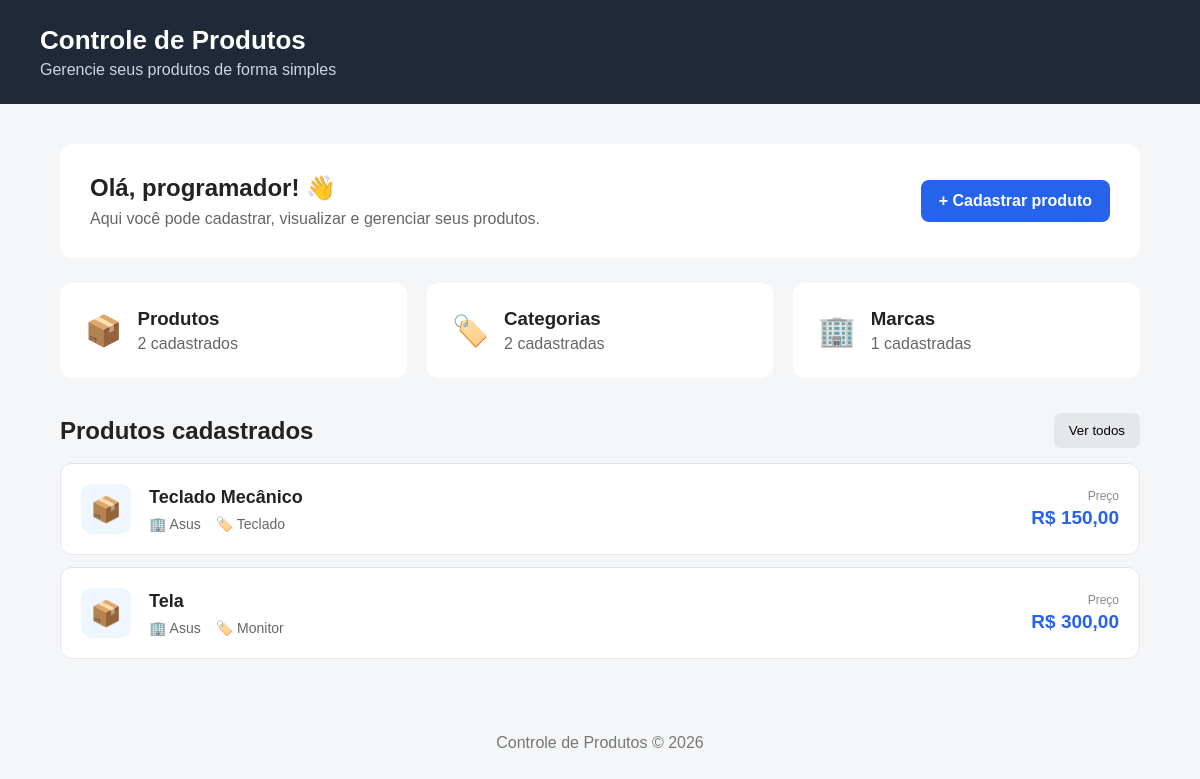
Before: / with the older database file.
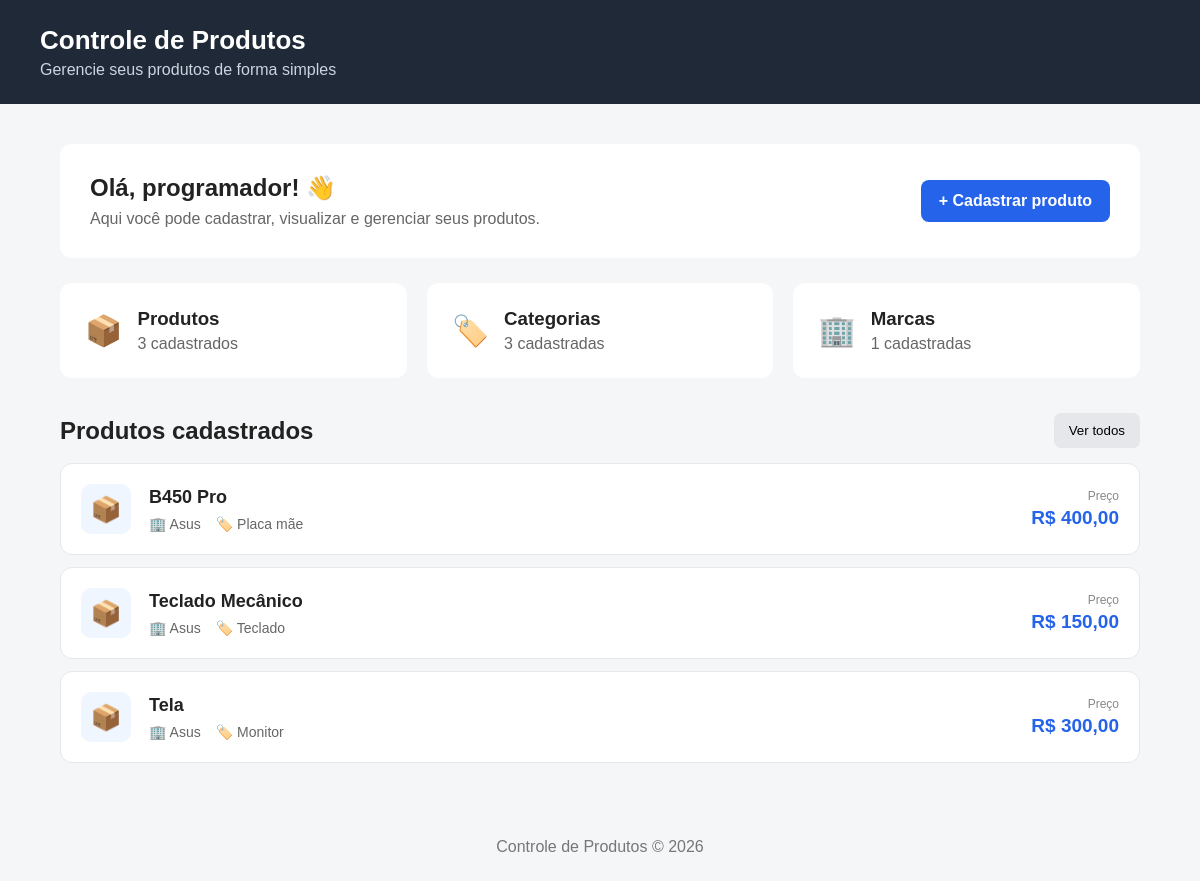
After: the same page with the newer database file.
### core/models.py (models this page shows, shortened)
class Product(models.Model):
    title = models.CharField(max_length=100,verbose_name='Titulo')
    brand = models.ForeignKey(Brand,on_delete=models.CASCADE,verbose_name='Marca')
    category = models.ForeignKey('Category',on_delete=models.PROTECT,related_name='products',verbose_name='Categoria')
    is_active = models.BooleanField(default=True,verbose_name='Ativo')
    description = models.TextField(null=True,blank=True,verbose_name='Descrição')
    created_at = models.DateTimeField(auto_now_add=True,verbose_name='Criado em')
    updated_at = models.DateTimeField(auto_now=True,verbose_name='Atualizado em')
    price = models.DecimalField(max_digits=10, decimal_places=2,verbose_name='Preço')
    class Meta:
        verbose_name = 'Produto'
        verbose_name_plural = 'Produtos'
        ordering = ['title']

class Brand(models.Model):
    name = models.CharField(max_length=100,verbose_name='Nome')
    is_active = models.BooleanField(default=True,verbose_name='Ativo')
    description = models.TextField(null=True,blank=True,verbose_name='Descrição')
    created_at = models.DateTimeField(auto_now_add=True,verbose_name='Criado em')
    updated_at = models.DateTimeField(auto_now=True,verbose_name='Atualizado em')
    class Meta:
        verbose_name = 'Marca'
        verbose_name_plural = 'Marcas'
        ordering = ['name']
    def __str__(self):
        return self.name

class Category(models.Model):
    name = models.CharField(max_length=100,verbose_name='Nome')
    is_active = models.BooleanField(default=True,verbose_name='Ativo')
    description = models.TextField(null=True,blank=True,verbose_name='Descrição')
    created_at = models.DateTimeField(auto_now_add=True,verbose_name='Criado em')
    updated_at = models.DateTimeField(auto_now=True,verbose_name='Atualizado em')
    class Meta:
        verbose_name = 'Categoria'
        verbose_name_plural = 'Categorias'
        ordering = ['name']
    def __str__(self):
        return self.name

### core/views.py (the view)
# urls.py: path('', views.index,name='index'),
def index(request):
    produtos = Product.objects.all()
    quantidade_produtos = Product.objects.count()
    quantidade_categorias = Category.objects.count()
    quantidade_marcas = Brand.objects.count()
    contexto = {
        'produtos': produtos,
        'quantidade_produtos': quantidade_produtos,
        'quantidade_categorias': quantidade_categorias,
        'quantidade_marcas': quantidade_marcas,
    }
    return render(request, 'pages/index.html', contexto)

### core/templates/pages/index.html (shortened to what this page needs)
{% load static %}
<!DOCTYPE html>
<html lang="pt-br">
<head>
    <link rel="stylesheet" href="{% static 'css/style.css' %}">
</head>
<body>
    <header class="cabecalho">
        <div class="logo">
            <h1>Controle de Produtos</h1>
            <p>Gerencie seus produtos de forma simples</p>
        </div>
    </header>
    <main class="container">
        <section class="boas-vindas">
            <div>
                <h2>Olá, programador! 👋</h2>
                <p>
                    Aqui você pode cadastrar, visualizar e gerenciar
                    seus produtos.
                </p>
            </div>
            <a href="#" class="botao">
                + Cadastrar produto
            </a>
        </section>
        <section class="resumo">
            <div class="card">
                <span class="icone">📦</span>
                <div>
                    <h3>Produtos</h3>
                    <p>
                        {{ quantidade_produtos }} cadastrados
                    </p>
                </div>
            </div>
            <div class="card">
                <span class="icone">🏷️</span>
                <div>
                    <h3>Categorias</h3>
                    <p>
                        {{ quantidade_categorias }} cadastradas
                    </p>
                </div>
            </div>
            <div class="card">
                <span class="icone">🏢</span>
                <div>
                    <h3>Marcas</h3>
                    <p>
                        {{ quantidade_marcas }} cadastradas
                    </p>
                </div>
            </div>
        </section>
        <section class="produtos">
            <div class="titulo-secao">
                <h2>Produtos cadastrados</h2>
                <button class="botao-secundario">
                    Ver todos
                </button>
            </div>
            {% if produtos %}
                <div class="lista-produtos">
                    {% for produto in produtos %}
                        <div class="produto">
                            <div class="produto-icone">
                                📦
                            </div>
                            <div class="produto-info">
                                <h3>
                                    {{ produto.title }}
                                </h3>
                                <div class="produto-detalhes">
                                    <span>
                                        🏢 {{ produto.brand }}
                                    </span>
                                    <span>
                                        🏷️ {{ produto.category }}
                                    </span>
                                </div>
                            </div>
                            <div class="produto-preco">
                                <span>Preço</span>
                                <strong>
                                    R$ {{ produto.price }}
                                </strong>
                            </div>
                        </div>
                    {% endfor %}
                </div>
            {% endif %}
        </section>
    </main>
    <footer class="rodape">
        <p>
            Controle de Produtos &copy; 2026
        </p>
    </footer>
</body>
</html>

### core/static/css/style.css (style rules this page uses)
* { margin: 0; padding: 0; box-sizing: border-box; }
body { font-family: Arial, sans-serif; background-color: #f4f6f8; color: #222; }
.cabecalho { background-color: #1f2937; color: white; padding: 25px 40px; }
.logo h1 { font-size: 26px; }
.logo p { margin-top: 5px; color: #cbd5e1; }
.container { width: 90%; max-width: 1100px; margin: 40px auto; }
.boas-vindas { background-color: white; padding: 30px; border-radius: 12px; display: flex; justify-content: space-between; align-items: center; gap: 20px; }
.boas-vindas h2 { margin-bottom: 8px; }
.boas-vindas p { color: #666; }
.botao { display: inline-block; background-color: #2563eb; color: white; padding: 12px 18px; border-radius: 8px; text-decoration: none; font-weight: bold; transition: 0.2s; }
.resumo { display: grid; grid-template-columns: repeat(3, 1fr); gap: 20px; margin-top: 25px; }
.card { background-color: white; padding: 25px; border-radius: 12px; display: flex; align-items: center; gap: 15px; }
.icone { font-size: 30px; }
.card h3 { margin-bottom: 5px; }
.card p { color: #666; }
.produtos { margin-top: 35px; }
.titulo-secao { display: flex; justify-content: space-between; align-items: center; margin-bottom: 15px; }
.botao-secundario { border: none; background-color: #e5e7eb; padding: 10px 15px; border-radius: 7px; cursor: pointer; transition: 0.2s; }
.lista-produtos { display: flex; flex-direction: column; gap: 12px; }
.produto { background-color: white; padding: 20px; border-radius: 12px; display: flex; align-items: center; gap: 18px; border: 1px solid #e5e7eb; transition: 0.2s; }
.produto-icone { width: 50px; height: 50px; background-color: #eff6ff; border-radius: 10px; display: flex; align-items: center; justify-content: center; font-size: 25px; flex-shrink: 0; }
.produto-info { flex: 1; }
.produto-info h3 { margin-bottom: 8px; font-size: 18px; }
.produto-detalhes { display: flex; gap: 15px; color: #666; font-size: 14px; }
.produto-preco { text-align: right; }
.produto-preco span { display: block; color: #888; font-size: 12px; margin-bottom: 4px; }
.produto-preco strong { font-size: 19px; color: #2563eb; }
.rodape { text-align: center; padding: 25px; margin-top: 50px; color: #777; }

Changed rows visible on the page:
added Product: title "B450 Pro", brand "Asus", category "Placa mãe", price "400,00"
Other visible differences:
{{ quantidade_produtos }}: "2" → "3"
{{ quantidade_categorias }}: "2" → "3"
